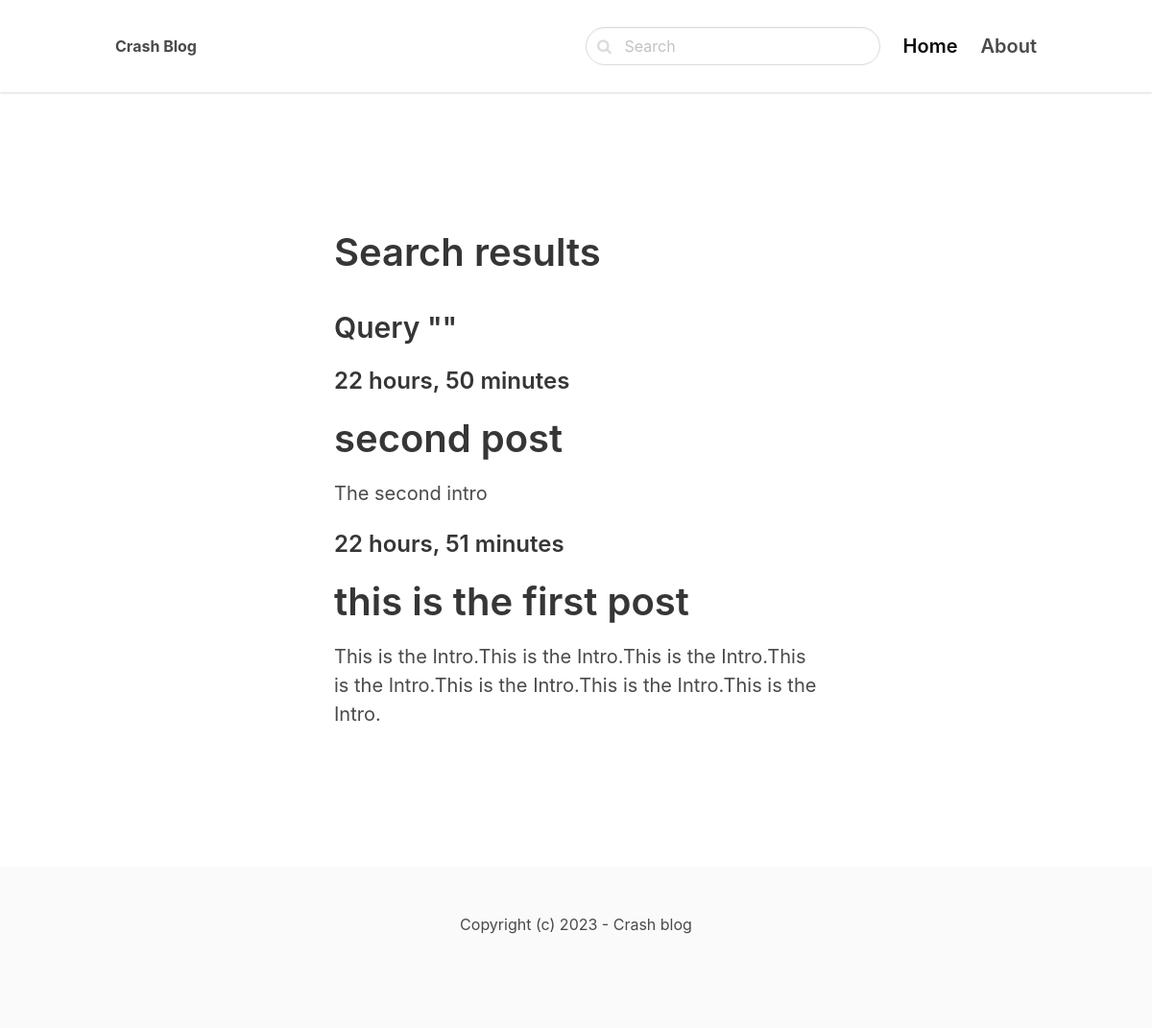
The app's page /search/ with its own data.
### blog/models.py (models this page shows, shortened)
class Post(models.Model):
    ACTIVE = "active"
    DRAFT = "draft"
    CHOICE_STATUS = ((ACTIVE, "Active"), (DRAFT, "Draft"))
    category = models.ForeignKey(Category, related_name="posts", on_delete=models.CASCADE)
    title = models.CharField(max_length=255)
    slug = models.SlugField()
    intro = models.TextField()
    body = models.TextField()
    created_at = models.DateTimeField(auto_now_add=True)
    status = models.CharField(max_length=10, default=DRAFT, choices=CHOICE_STATUS)
    image = models.ImageField(upload_to="uploads/", blank=True, null=True)
    class Meta:
        ordering = ("-created_at",)

### blog/views.py (the view)
# urls.py: path("search/", views.search, name="search"),
def search(request):
    query = request.GET.get("query", "")
    posts = Post.objects.filter(status=Post.ACTIVE).filter(
        Q(title__icontains=query) | Q(intro__icontains=query) | Q(body__icontains=query)
    )
    return render(request, "blog/search.html", {"posts": posts, "query": query})

### blog/templates/blog/search.html (shortened to what this page needs)
{% extends 'core/base.html' %}
{% block content %}
   <section class="hero">
      <div class="hero-body">
         <div class="container">
            <section class="section">
               <div class="columns">
                  <div class="column is-8 is-offset-2">
                     <div class="content is-medium">
                        <h1>Search results</h1>
                        <h3>Query "{{ query }}"</h3>
                     </div>
                     {% for post in posts %}
                        <div class="content is-medium">
                           <h2 class="subtitle is-4">{{ post.created_at|timesince }}</h2>
                           <a href="{% url 'post_detail' post.category.slug post.slug %}">
                              <h1 class="title">{{ post.title }}</h1>
                           </a>
                           <p>{{ post.intro }}</p>
                        </div>
                        {% empty %}
                        <div class="content">
                           <p>No posts in this category...</p>
                        </div>
                     {% endfor %}
                  </div>
               </div>
            </section>
         </div>
      </div>
   </section>
{% endblock %}

### records on screen
Post: created_at "22 hours, 50 minutes", title "second post", intro "The second intro"
Post: created_at "22 hours, 51 minutes", title "this is the first post", intro "This is the Intro.This is the Intro.This is the Intro.This is the Intro.This is the Intro.This is the Intro.This is the Intro."
